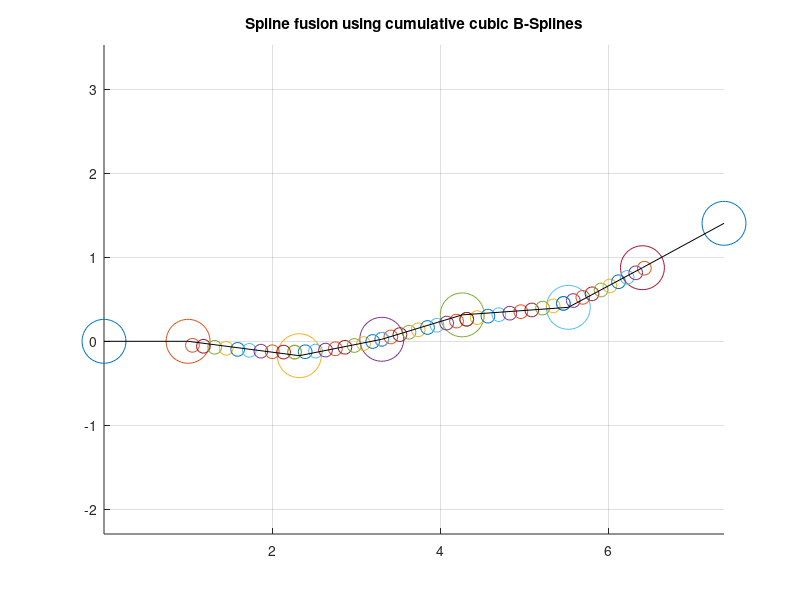

Reproduce this figure in MATLAB.

% Spline fusion: Lovegrove 2013
% Back to simple splines (using this for debugging while trying to write up
% python implementation
% Roberto Aldera - 24 Sept 2020
clc;clear
%% Setting up transforms
theta = -pi/32;
R = [cos(theta) sin(theta) 0; -sin(theta) cos(theta) 0; 0 0 1];
a = [1; 0.0; 0]; % position of origin frame a in reference frame b
T0 = [ R a; 0 0 0 1];

T = {T0; T0; T0; T0; T0; T0; T0; T0}; % pretending the transforms are all the same for now

% Offset the points to make it more interesting
T{3}(1,4) = T{3}(1,4) + 0.3;
T{3}(2,4) = T{3}(2,4) - 0.3;
T{6}(1,4) = T{6}(1,4) + 0.2;
T{6}(2,4) = T{6}(2,4) - 0.4;
T{8}(1,4) = T{8}(1,4) + 0.1;
T{8}(2,4) = T{8}(2,4) - 0.1;

T_world = cell(size(T,1),1);
T_world{1} = eye(4);
for i = 2:size(T,1)
    T_world{i,1} = T_world{i-1} * T{i};
end

Omega = cell(size(T,1),1);
for i = 1:size(T,1)-1 
    Omega{i} = logm(T_world{i}^-1 * T_world{i+1});
end
disp(Omega{1})
%% Spline fusion parameters
num_intervals = size(T,1)-3;
num_spline_points = 10;
C = 1/6 * [ 6 0 0 0; 5 3 -3 1; 1 3 3 -2; 0 0 0 1 ];
T_w_s = cell(num_spline_points,num_intervals);

s_i = linspace(0,size(T,1)-1,size(T,1));

for i = 1:num_intervals
    s_t = linspace(i,i+1,num_spline_points);
    for t = 1:num_spline_points
        u = s_t(t) - s_i(i+1);
        u_vector = [1; u; u^2; u^3];
        B = C * u_vector;
        
        p1 = expm(B(2) * Omega{i});
        p2 = expm(B(3) * Omega{i+1});
        p3 = expm(B(4) * Omega{i+2});
        T_w_s{t,i} = T_world{i} * p1 * p2 * p3;
%         This line below works, I just wanted to break it into parts (above)
%         for debugging purposes
%         T_w_s{t,i} = T_world{1} * expm(B(2) * Omega{i}) ...
%             * expm(B(3) * Omega{i+1}) * expm(B(4) * Omega{i+2});
        disp(T_w_s{t,i}(1,4))
    end
end

%% Plotting
figure(1);
clf;
hold on;
grid on;
axis equal;
title("Spline fusion using cumulative cubic B-Splines");

for i = 1:size(T,1)
    scatter(T_world{i}(1,4),T_world{i}(2,4),1000,'r.');
end

for i = 1:size(T_w_s,1)
    for j = 1:num_intervals
        scatter(T_w_s{i,j}(1,4),T_w_s{i,j}(2,4),100,'b.');
    end
end

%% Plot connections directly between control points
T_world_coords = zeros(size(T_world,1),2);
for i = 1:size(T_world)
    T_world_coords(i,:) = [T_world{i}(1,4) T_world{i}(2,4)];
end
plot(T_world_coords(:,1),T_world_coords(:,2),'k');